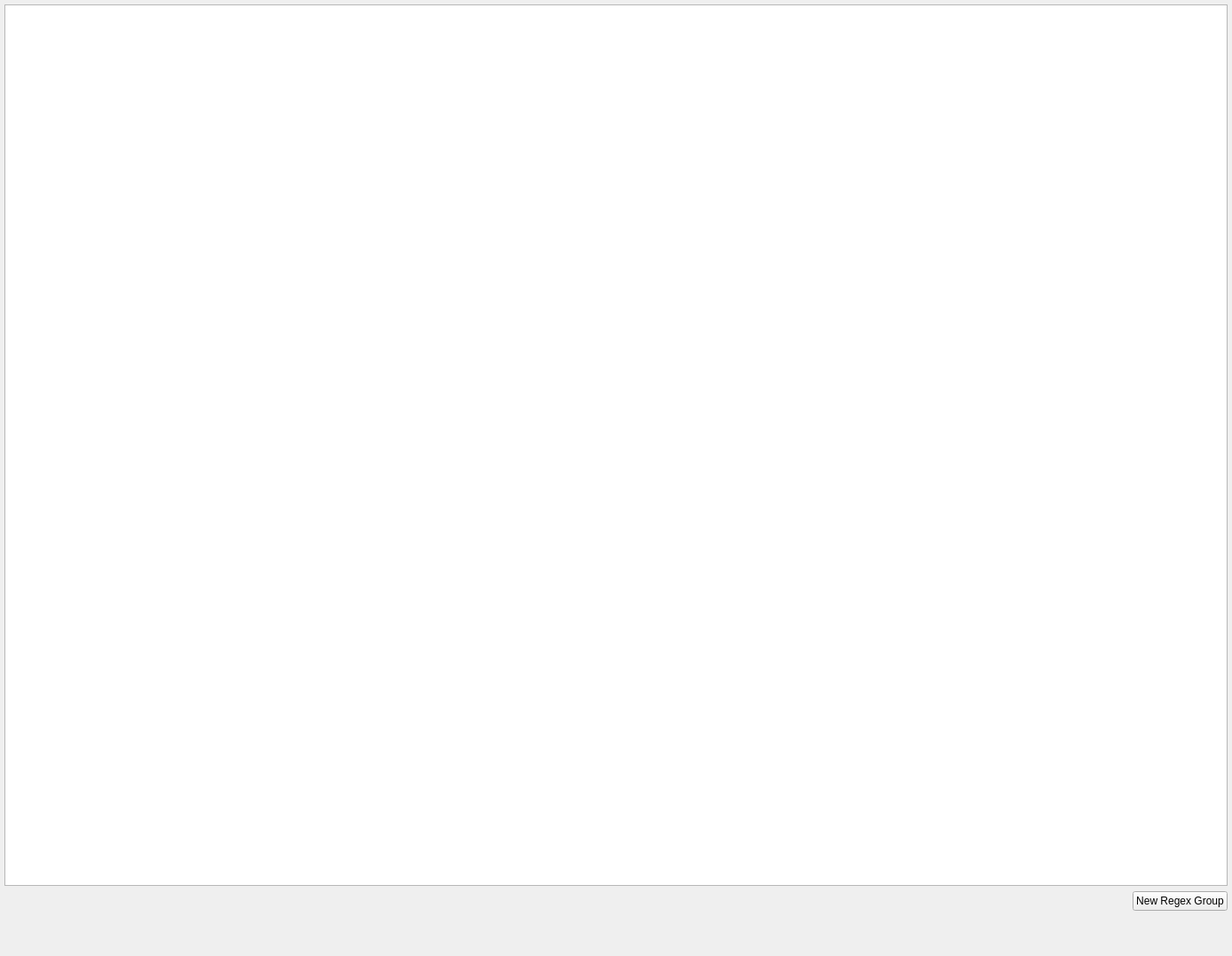
<?xml version="1.0" encoding="UTF-8"?>
<ui version="4.0">
 <class>RegexGroupsWidget</class>
 <widget class="QWidget" name="RegexGroupsWidget">
  <property name="geometry">
   <rect>
    <x>0</x>
    <y>0</y>
    <width>1388</width>
    <height>1077</height>
   </rect>
  </property>
  <property name="sizePolicy">
   <sizepolicy hsizetype="Expanding" vsizetype="Expanding">
    <horstretch>0</horstretch>
    <verstretch>0</verstretch>
   </sizepolicy>
  </property>
  <property name="windowTitle">
   <string>Form</string>
  </property>
  <layout class="QGridLayout" name="gridLayout">
   <property name="margin">
    <number>5</number>
   </property>
   <item row="0" column="0">
    <layout class="QVBoxLayout" name="verticalLayout_4">
     <item>
      <widget class="QListWidget" name="regexGroupsWidget">
       <property name="contextMenuPolicy">
        <enum>Qt::CustomContextMenu</enum>
       </property>
       <property name="sortingEnabled">
        <bool>true</bool>
       </property>
      </widget>
     </item>
     <item>
      <layout class="QHBoxLayout" name="horizontalLayout">
       <item>
        <spacer name="horizontalSpacer">
         <property name="orientation">
          <enum>Qt::Horizontal</enum>
         </property>
         <property name="sizeHint" stdset="0">
          <size>
           <width>40</width>
           <height>20</height>
          </size>
         </property>
        </spacer>
       </item>
       <item>
        <widget class="QPushButton" name="newRegexGroupButton">
         <property name="text">
          <string>New Regex Group</string>
         </property>
        </widget>
       </item>
      </layout>
     </item>
    </layout>
   </item>
   <item row="1" column="0">
    <widget class="QSplitter" name="splitter">
     <property name="orientation">
      <enum>Qt::Horizontal</enum>
     </property>
     <widget class="QWidget" name="verticalLayoutWidget">
      <layout class="QVBoxLayout" name="verticalLayout_2">
       <item>
        <spacer name="verticalSpacer">
         <property name="orientation">
          <enum>Qt::Vertical</enum>
         </property>
         <property name="sizeHint" stdset="0">
          <size>
           <width>20</width>
           <height>40</height>
          </size>
         </property>
        </spacer>
       </item>
      </layout>
     </widget>
    </widget>
   </item>
  </layout>
 </widget>
 <resources/>
 <connections/>
</ui>
